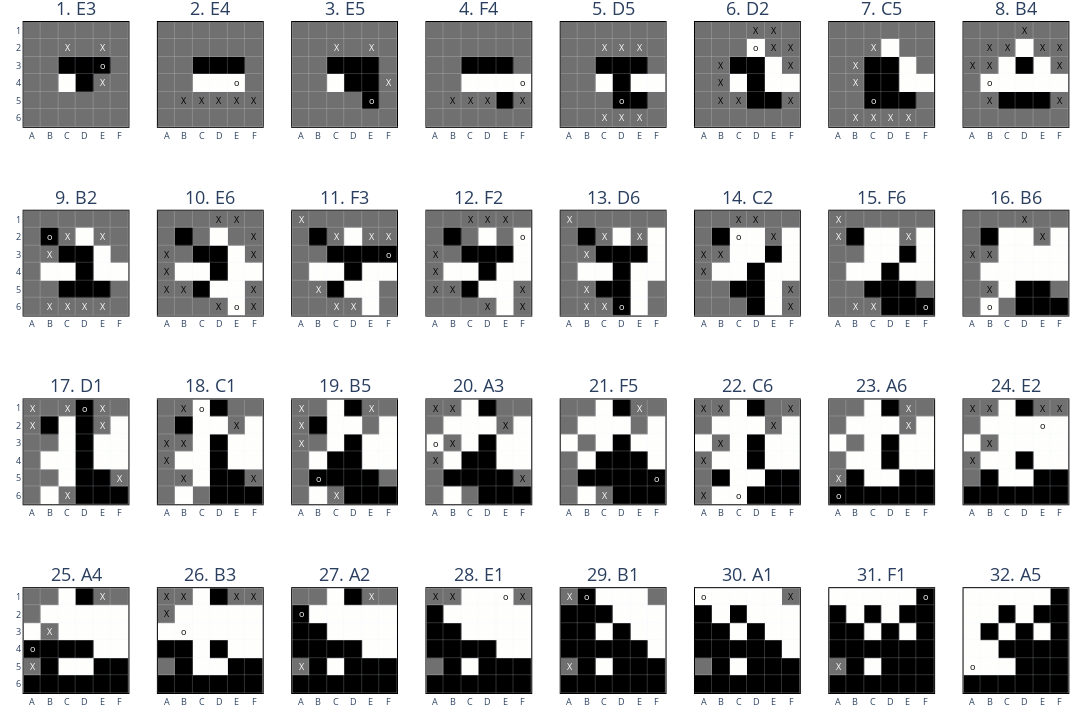

The notebook cell this image was saved under:
### Code cell
dataset_dict = load_dataset("awonga/othello-gpt")
plot_game(dataset_dict["test"][0], subplot_size=180, n_cols=8)
